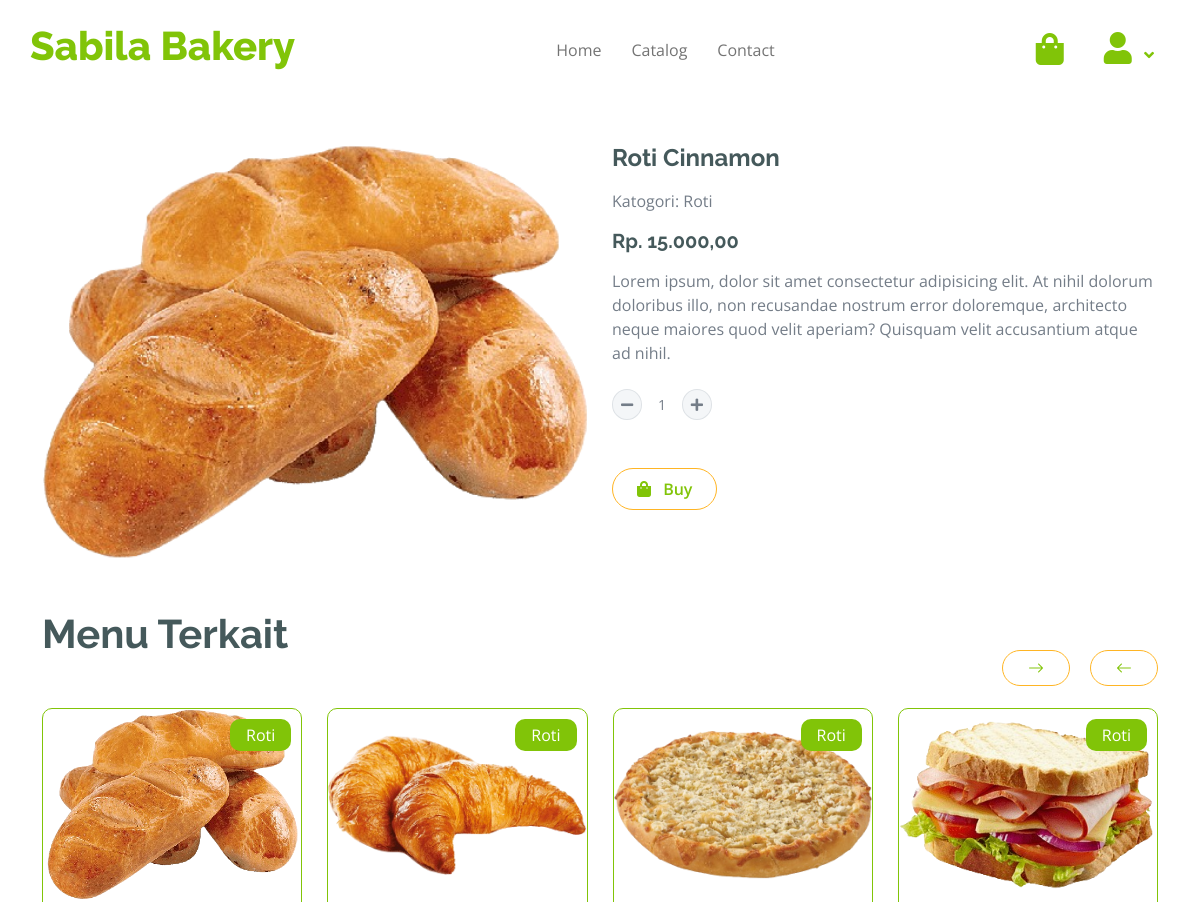
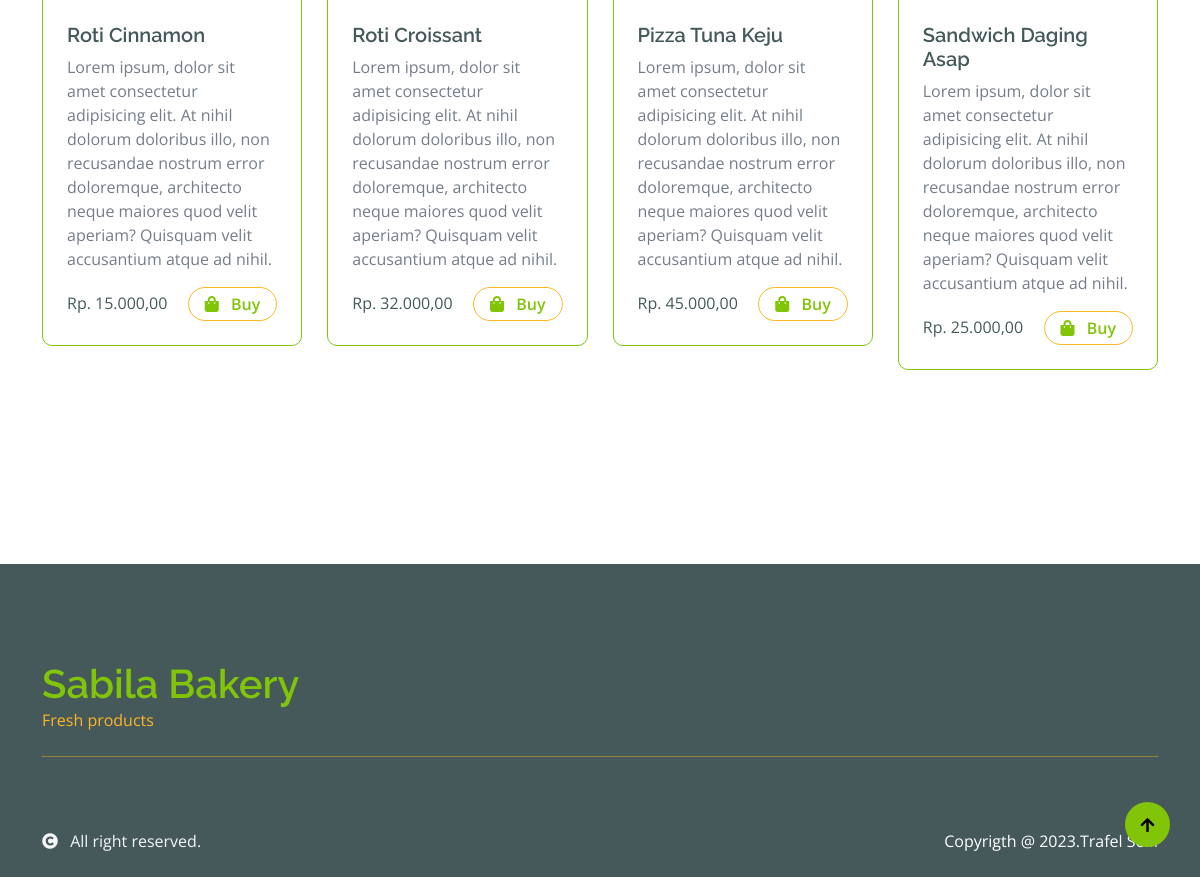
Page /details.php?id_produk=28 on the committed database (2 pictures, top to bottom).
### tables this page shows
CREATE TABLE `produk` (
  `id_produk` int(11) NOT NULL,
  `nama_produk` varchar(64) NOT NULL,
  `deskripsi_produk` text NOT NULL,
  `jenis_produk` varchar(64) NOT NULL,
  `stok` int(50) NOT NULL,
  `harga` int(50) NOT NULL,
  `gambar` varchar(64) NOT NULL,
  `best` tinyint(1) NOT NULL DEFAULT 0
);

### details.php (the view, shortened to what this page needs)
<?php
include("./db/conn.php");
$id_produk = $_GET['id_produk'];
$query = "SELECT * FROM produk WHERE id_produk = '$id_produk'";
$result = mysqli_query($conn, $query);
$id_details = mysqli_fetch_assoc($result);
$result = mysqli_query($conn, "SELECT * FROM produk");
$rows = [];
while ($row = mysqli_fetch_assoc($result)) {
    if ($row['jenis_produk'] == $id_details['jenis_produk']) {
        $rows[] = $row;
    }
}
?>
<?php include("./comp/header.php"); ?>
<?php include("./comp/navbar.php"); ?>
<div class="container-fluid py-5 mt-5">
    <div class="container py-5">
        <div class="row g-4 mb-5">
            <div class="col">
                <div class="row g-4">
                    <div class="col-lg-6">
                        <div class="">
                            <a href="#">
                                <img class="w-100" src="admin/asset/img/produk/<?= $id_details['gambar']; ?>"
                                    class="img-fluid rounded" alt="Image">
                            </a>
                        </div>
                    </div>
                    <div action="" class="col-lg-6">
                        <h4 class="fw-bold mb-3" id="namaProduk" :>
                            <?= $id_details['nama_produk']; ?>
                        </h4>
                        <p class="mb-3">Katogori:
                            <?= $id_details['jenis_produk']; ?>
                        </p>
                        <h5 class="fw-bold mb-3">Rp.
                            <?= number_format($id_details['harga'], 2, ",", ".") ?>
                        </h5>
                        <p class="mb-4">
                            <?= $id_details['deskripsi_produk']; ?>
                        </p>
                        <div class="input-group quantity mb-5" style="width: 100px;">
                            <div class="input-group-btn">
                                <button class="btn btn-sm btn-minus rounded-circle bg-light border">
                                    <i class="fa fa-minus"></i>
                                </button>
                            </div>
                            <input type="text" class="form-control form-control-sm text-center border-0" value="1"
                                id="jumlahProduk">
                            <div class="input-group-btn">
                                <button class="btn btn-sm btn-plus rounded-circle bg-light border">
                                    <i class="fa fa-plus"></i>
                                </button>
                            </div>
                        </div>
                        <div bs-id="<?= $id_details['id_produk']; ?>"
                            class="btn border border-secondary rounded-pill px-4 py-2 mb-4 text-primary"
                            id="addPesanan"><i class="fa fa-shopping-bag me-2 text-primary"></i> Buy</div>
                    </div>
                </div>
            </div>
        </div>
        <h1 class="fw-bold mb-0">Menu Terkait</h1>
        <div class="vesitable">
            <div class="owl-carousel vegetable-carousel justify-content-center">
                <?php foreach ($rows as $produk): ?>
                    <div class="border border-primary rounded position-relative vesitable-item">
                        <div class="vesitable-img">
                            <img src="admin/asset/img/produk/<?= $produk['gambar']; ?>" class="img-fluid w-100 rounded-top" alt="">
                        </div>
                        <div class="text-white bg-primary px-3 py-1 rounded position-absolute"
                            style="top: 10px; right: 10px;object-fit:cover;">
                            <?= $produk['jenis_produk']; ?>
                        </div>
                        <div class="p-4 pb-0 rounded-bottom">
                            <h5>
                                <?= $produk['nama_produk']; ?>
                            </h5>
                            <p>
                                <?= $produk['deskripsi_produk']; ?>
                            </p>
                            <div class="d-flex justify-content-between flex-lg-wrap">
                                <div class="text-dark mt-1">Rp.
                                    <?= number_format($produk['harga'], 2, ",", ".") ?>
                                </div>
                                <a href="./details.php?id_produk=<?= $produk['id_produk']; ?>"
                                    class="btn border border-secondary rounded-pill px-3 py-1 mb-4 text-primary"><i
                                        class="fa fa-shopping-bag me-2 text-primary"></i> Buy</a>
                            </div>
                        </div>
                    </div>
                <?php endforeach; ?>
            </div>
        </div>
    </div>
</div>
<?php include("./comp/footer.php"); ?>

### css/style.css (style rules this page uses)
.btn { font-weight: 600; transition: .5s; }
.btn.border-secondary { transition: 0.5s; }
.vesitable .vesitable-item { height: 100%; transition: 0.5s; }
.vesitable .vesitable-item .vesitable-img { overflow: hidden; transition: 0.5s; border-radius: 10px 10px 0 0; height: 12em; }
.vesitable .vesitable-item .vesitable-img img { transition: 0.5s; height: 100%; object-fit: contain; }

### rows in the picture
produk: gambar (picture), nama_produk "Roti Cinnamon", jenis_produk "Roti", harga "15.000,00", deskripsi_produk "Lorem ipsum, dolor sit amet consectetur adipisicing elit. At nihil dolorum doloribus illo, non recusandae nostrum error doloremque, architecto neque maiores quod velit aperiam? Quisquam velit accusantium atque ad nihil."
produk: gambar (picture), jenis_produk "Roti", nama_produk "Roti Croissant", deskripsi_produk "Lorem ipsum, dolor sit amet consectetur adipisicing elit. At nihil dolorum doloribus illo, non recusandae nostrum error doloremque, architecto neque maiores quod velit aperiam? Quisquam velit accusantium atque ad nihil.", harga "32.000,00"
produk: gambar (picture), jenis_produk "Roti", nama_produk "Pizza Tuna Keju", deskripsi_produk "Lorem ipsum, dolor sit amet consectetur adipisicing elit. At nihil dolorum doloribus illo, non recusandae nostrum error doloremque, architecto neque maiores quod velit aperiam? Quisquam velit accusantium atque ad nihil.", harga "45.000,00"
produk: gambar (picture), jenis_produk "Roti", nama_produk "Sandwich Daging Asap", deskripsi_produk "Lorem ipsum, dolor sit amet consectetur adipisicing elit. At nihil dolorum doloribus illo, non recusandae nostrum error doloremque, architecto neque maiores quod velit aperiam? Quisquam velit accusantium atque ad nihil.", harga "25.000,00"
